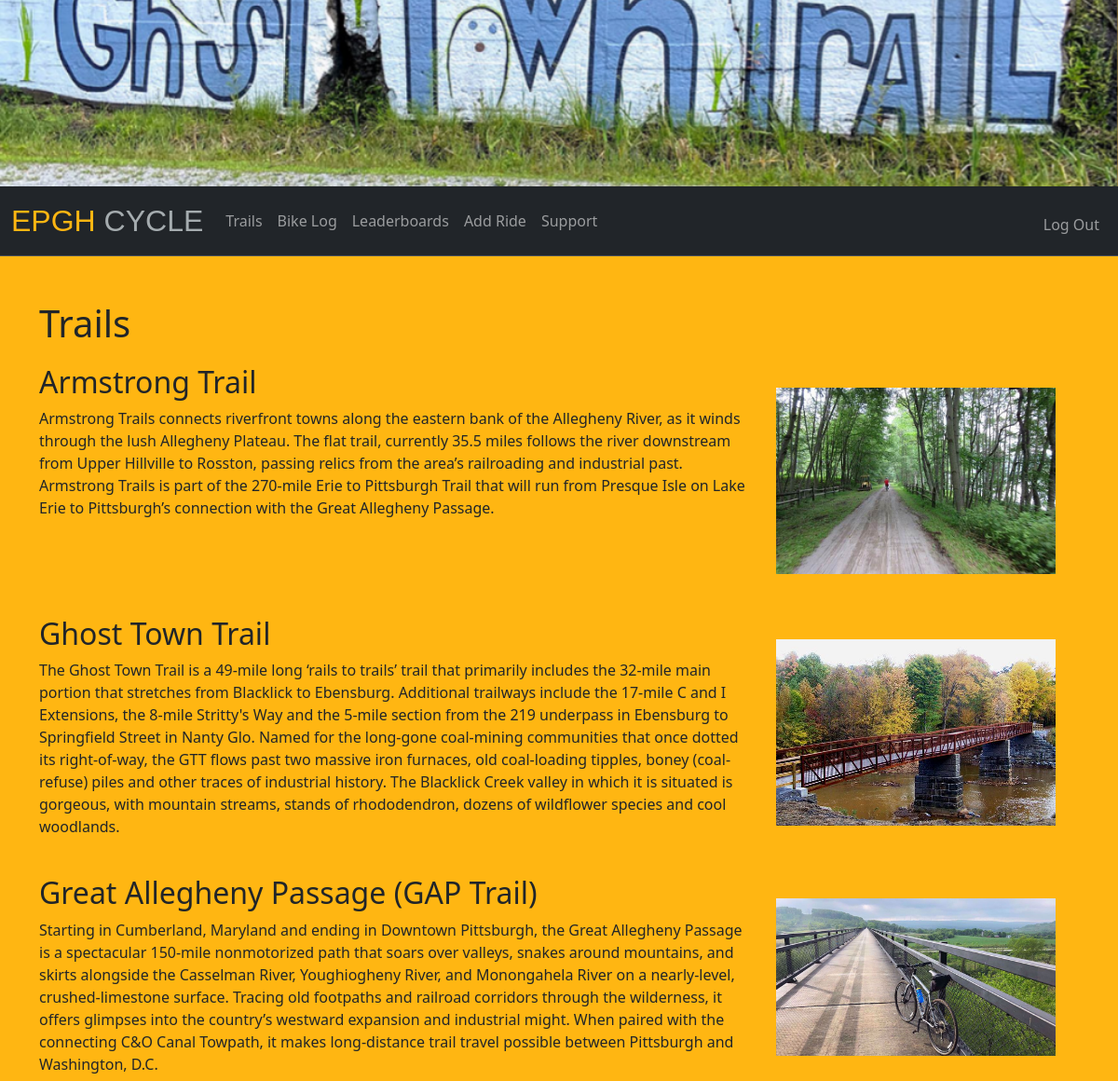
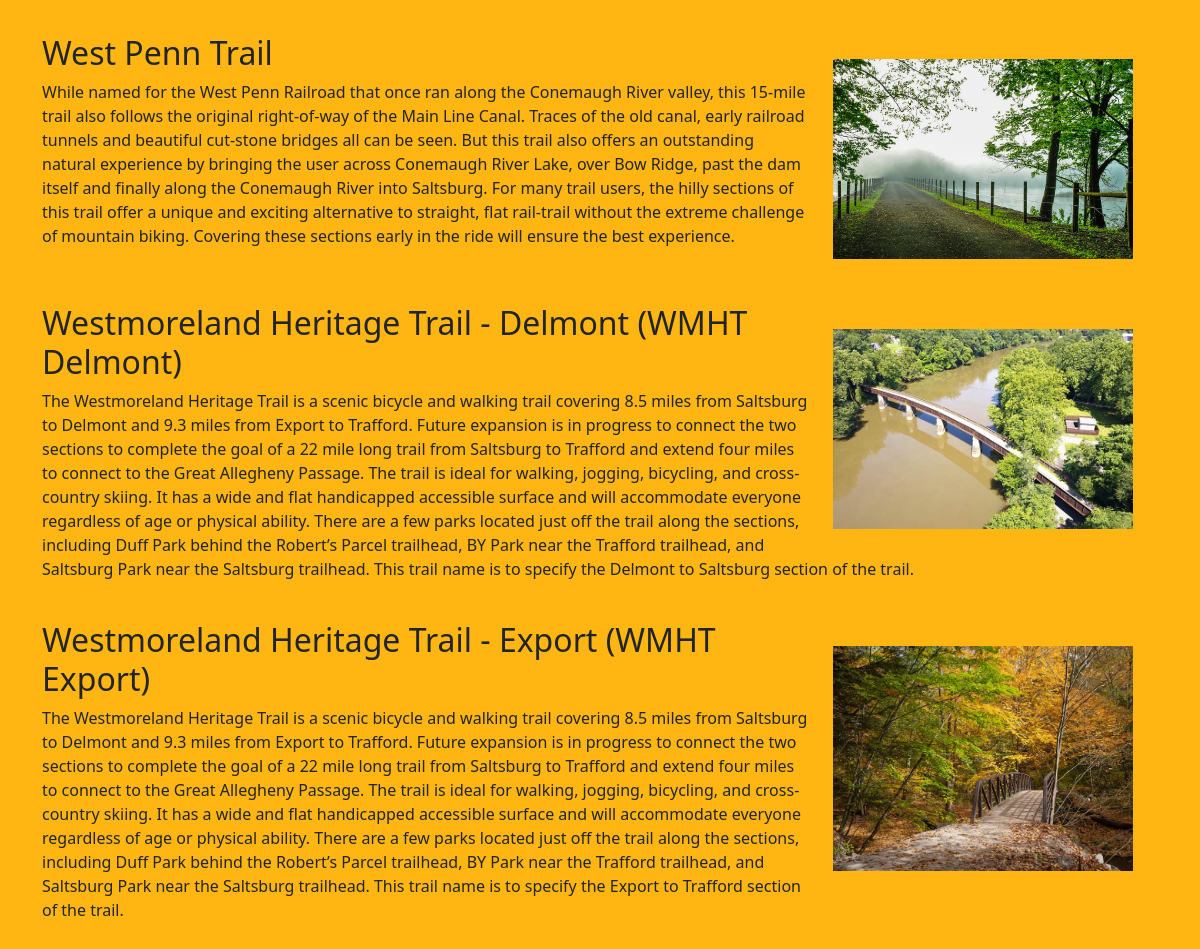
Screenshot of /trails (signed in) with the database file from the repository (2 pictures, top to bottom).
### tables this page shows
CREATE TABLE 'trails' ('trail_id' INTEGER PRIMARY KEY AUTOINCREMENT NOT NULL, 's_name' TEXT, 'l_name' TEXT, 'desc' TEXT, 'pic' TEXT);

### app.py (the view)
@app.route("/trails")
@login_required
def trails():
    trails = db.execute("SELECT * FROM trails ORDER BY l_name")
    return render_template("trails.html", trails=trails)

### app.py (called while the page is built)
@app.after_request
def after_request(response):
    response.headers["Cache-Control"] = "no-cache, no-store, must-revalidate"
    return response

### helpers.py (called while the page is built)
def login_required(f):
    @wraps(f)
    def decorated_function(*args, **kwargs):
        if session.get("user_id") is None:
            return redirect("/welcome")
        return f(*args, **kwargs)
    return decorated_function

### templates/trails.html (shortened to what this page needs)
{% extends "layout.html" %}
{% block main %}
    <form action="/trails" method="post">
        <main class="container py-6">
           <h1>Trails</h1>
            {% for trail in trails %}
            <div class="trails-list space">
                <img src="{{ trail.pic }}" alt="picture" width="350" height="auto" />
                {% if trail.l_name == trail.s_name %}
                    <h2>{{ trail.l_name }}</h2>
                {% else %}
                    <h2>{{ trail.l_name }} ({{ trail.s_name }})</h2>
                {% endif %}
                <p>{{ trail.desc }}</p>
            </div>
            {% endfor %}
        </main>
{% endblock %}

### templates/layout.html (shortened to what this page needs)
<!DOCTYPE html>
<html lang="en">
    <head>
        <link href="https://cdnjs.cloudflare.com/ajax/libs/twitter-bootstrap/5.3.0/css/bootstrap.css" rel="stylesheet">
        <link href="/static/table.css" rel="stylesheet">
        <link href="/static/styles.css" rel="stylesheet">
        </head>
        <body>
          <div id="carouselTopOfPage" class="carousel slide" data-bs-ride="carousel">
            <div class="carousel-inner">
              <div class="carousel-item active">
                <img src="/static/carousel/IMG_3291.png" class="d-block w-100" alt="slide_1">
              </div>
            </div>
          </div>
            <nav class="navbar navbar-expand-lg bg-dark border-bottom border-body" data-bs-theme="dark">
                <div class="container-fluid">
                    <a class="navbar-brand" href="/"><span class="yellow">EPGH </span><span class="silver">CYCLE</span></a>
                    <div class="collapse navbar-collapse" id="navbarNavAltMarkup">
                      <div class="navbar-nav">
                          {% if session["user_id"] %}
                              <a class="nav-link" href="/trails">Trails</a>
                              <a class="nav-link" href="/bike_log">Bike Log</a>
                              <a class="nav-link" href="/leaderboard">Leaderboards</a>
                              <a class="nav-link" href="/add_ride">Add Ride</a>
                              <a class="nav-link" href="/support">Support</a>
                            </div>
                            <div class="navbar-nav ms-auto mt-2">
                              <a class="nav-link" href="/logout">Log Out</a>
                          {% else %}
                              <a class="nav-link" href="/register">Register</a>
                              <a class="nav-link" href="/login">Login</a>
                            </div>
                          {% endif %}
                      </div>
                    </div>
            </nav>
            <main class="container-fluid py-5">
              {% block main %}{% endblock %}
            </main>
          </body>
</html>

### static/table.css (style rules this page uses)
:root { --dt-row-selected: 13, 110, 253; --dt-row-selected-text: 255, 255, 255; --dt-row-selected-link: 9, 10, 11; --dt-row-stripe: 0, 0, 0; --dt-row-hover: 0, 0, 0; --dt-column-ordering: 0, 0, 0; --dt-html-background: white; }

### static/styles.css (style rules this page uses)
nav .navbar-brand { font-family: "Orbitron", sans-serif; font-size: xx-large; }
nav .navbar-brand .yellow { color: #FFB612; }
nav .navbar-brand .silver { color: #A5ACAF; }
.carousel-inner { height: 200px; position:relative; display: flex; align-items: center; }
body { background-color: #FFB612; }
.trails-list img { float:right; margin: auto; padding: 25px 25px 25px 25px }
.trails-list p { text-align: left; }
.space { margin-top: 20px; margin-bottom: 20px; }

### rows the page displays
trails: pic (picture), l_name "Armstrong Trail", desc "Armstrong Trails connects riverfront towns along the eastern bank of the Allegheny River, as it winds through the lush Allegheny Plateau. The flat trail, currently 35.5 miles follows the river downstream from Upper Hillville to Rosston, passing relics from the area’s railroading and industrial past. Armstrong Trails is part of the 270-mile Erie to Pittsburgh Trail that will run from Presque Isle on Lake Erie to Pittsburgh’s connection with the Great Allegheny Passage."
trails: pic (picture), l_name "Ghost Town Trail", desc "The Ghost Town Trail is a 49-mile long ‘rails to trails’ trail that primarily includes the 32-mile main portion that stretches from Blacklick to Ebensburg. Additional trailways include the 17-mile C and I Extensions, the 8-mile Stritty's Way and the 5-mile section from the 219 underpass in Ebensburg to Springfield Street in Nanty Glo. Named for the long-gone coal-mining communities that once dotted its right-of-way, the GTT flows past two massive iron furnaces, old coal-loading tipples, boney (coal-refuse) piles and other traces of industrial history. The Blacklick Creek valley in which it is situated is gorgeous, with mountain streams, stands of rhododendron, dozens of wildflower species…"
trails: pic (picture), l_name "Great Allegheny Passage", s_name "GAP Trail", desc "Starting in Cumberland, Maryland and ending in Downtown Pittsburgh, the Great Allegheny Passage is a spectacular 150-mile nonmotorized path that soars over valleys, snakes around mountains, and skirts alongside the Casselman River, Youghiogheny River, and Monongahela River on a nearly-level, crushed-limestone surface. Tracing old footpaths and railroad corridors through the wilderness, it offers glimpses into the country’s westward expansion and industrial might. When paired with the connecting C&O Canal Towpath, it makes long-distance trail travel possible between Pittsburgh and Washington, D.C."
trails: pic (picture), l_name "West Penn Trail", desc "While named for the West Penn Railroad that once ran along the Conemaugh River valley, this 15-mile trail also follows the original right-of-way of the Main Line Canal. Traces of the old canal, early railroad tunnels and beautiful cut-stone bridges all can be seen. But this trail also offers an outstanding natural experience by bringing the user across Conemaugh River Lake, over Bow Ridge, past the dam itself and finally along the Conemaugh River into Saltsburg. For many trail users, the hilly sections of this trail offer a unique and exciting alternative to straight, flat rail-trail without the extreme challenge of mountain biking. Covering these sections early in the ride will ensure the…"
trails: pic (picture), l_name "Westmoreland Heritage Trail - Delmont", s_name "WMHT Delmont", desc "The Westmoreland Heritage Trail is a scenic bicycle and walking trail covering 8.5 miles from Saltsburg to Delmont and 9.3 miles from Export to Trafford. Future expansion is in progress to connect the two sections to complete the goal of a 22 mile long trail from Saltsburg to Trafford and extend four miles to connect to the Great Allegheny Passage. The trail is ideal for walking, jogging, bicycling, and cross-country skiing. It has a wide and flat handicapped accessible surface and will accommodate everyone regardless of age or physical ability. There are a few parks located just off the trail along the sections, including Duff Park behind the Robert’s Parcel trailhead, BY Park near the…"
trails: pic (picture), l_name "Westmoreland Heritage Trail - Export", s_name "WMHT Export", desc "The Westmoreland Heritage Trail is a scenic bicycle and walking trail covering 8.5 miles from Saltsburg to Delmont and 9.3 miles from Export to Trafford. Future expansion is in progress to connect the two sections to complete the goal of a 22 mile long trail from Saltsburg to Trafford and extend four miles to connect to the Great Allegheny Passage. The trail is ideal for walking, jogging, bicycling, and cross-country skiing. It has a wide and flat handicapped accessible surface and will accommodate everyone regardless of age or physical ability. There are a few parks located just off the trail along the sections, including Duff Park behind the Robert’s Parcel trailhead, BY Park near the…"
